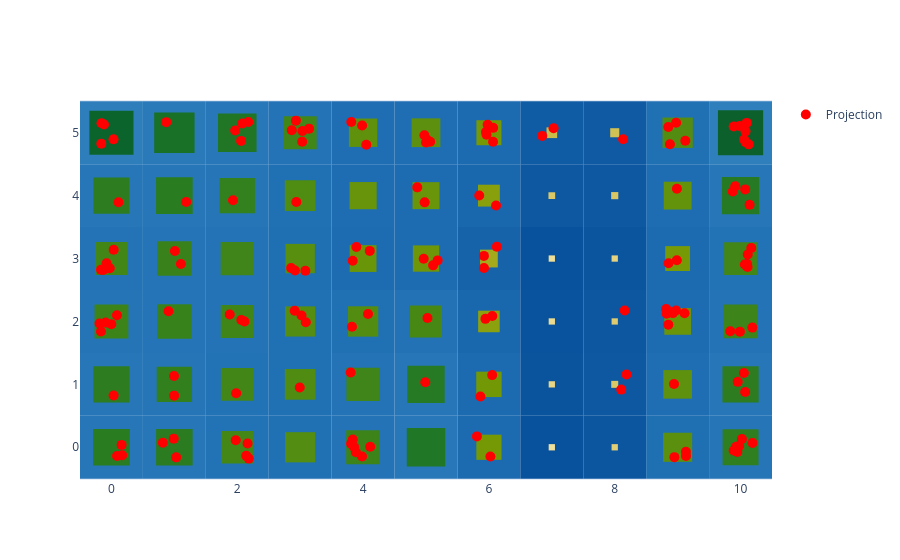

The cell this chart's notebook holds for it:
### Code cell
basin.pond() \
    .pad_layer() \
    .attraction_layer(X_scaled) \
    .visualize();

### Figure 1 — Plotly figure (JSON) as saved in the notebook; plotly's stock layout.template omitted (floating-point values rounded to 4 significant figures; data arrays with more than 128 entries replaced by an {"elided": "..."} marker saying what was removed)
{"data": [{"marker": {"color": "red", "size": 10, "symbol": "circle"}, "mode": "markers", "name": "Projection", "x": {"elided": "150 float values"}, "y": {"elided": "150 float values"}, "type": "scatter"}], "layout": {"shapes": [{"fillcolor": "rgb(38, 118, 184)", "layer": "between", "line": {"width": 0}, "type": "rect", "x0": -0.5, "x1": 0.5, "xref": "x", "y0": -0.5, "y1": 0.5, "yref": "y"}, {"fillcolor": "rgb(38, 118, 184)", "layer": "between", "line": {"width": 0}, "type": "rect", "x0": 0.5, "x1": 1.5, "xref": "x", "y0": -0.5, "y1": 0.5, "yref": "y"}, {"fillcolor": "rgb(34, 114, 182)", "layer": "between", "line": {"width": 0}, "type": "rect", "x0": 1.5, "x1": 2.5, "xref": "x", "y0": -0.5, "y1": 0.5, "yref": "y"}, {"fillcolor": "rgb(32, 112, 180)", "layer": "between", "line": {"width": 0}, "type": "rect", "x0": 2.5, "x1": 3.5, "xref": "x", "y0": -0.5, "y1": 0.5, "yref": "y"}, {"fillcolor": "rgb(35, 115, 182)", "layer": "between", "line": {"width": 0}, "type": "rect", "x0": 3.5, "x1": 4.5, "xref": "x", "y0": -0.5, "y1": 0.5, "yref": "y"}, {"fillcolor": "rgb(40, 120, 185)", "layer": "between", "line": {"width": 0}, "type": "rect", "x0": 4.5, "x1": 5.5, "xref": "x", "y0": -0.5, "y1": 0.5, "yref": "y"}, {"fillcolor": "rgb(28, 107, 176)", "layer": "between", "line": {"width": 0}, "type": "rect", "x0": 5.5, "x1": 6.5, "xref": "x", "y0": -0.5, "y1": 0.5, "yref": "y"}, {"fillcolor": "rgb(8, 81, 156)", "layer": "between", "line": {"width": 0}, "type": "rect", "x0": 6.5, "x1": 7.5, "xref": "x", "y0": -0.5, "y1": 0.5, "yref": "y"}, {"fillcolor": "rgb(12, 86, 160)", "layer": "between", "line": {"width": 0}, "type": "rect", "x0": 7.5, "x1": 8.5, "xref": "x", "y0": -0.5, "y1": 0.5, "yref": "y"}, {"fillcolor": "rgb(31, 111, 179)", "layer": "between", "line": {"width": 0}, "type": "rect", "x0": 8.5, "x1": 9.5, "xref": "x", "y0": -0.5, "y1": 0.5, "yref": "y"}, {"fillcolor": "rgb(38, 118, 183)", "layer": "between", "line": {"width": 0}, "type": "rect", "x0": 9.5, "x1": 10.5, "xref": "x", "y0": -0.5, "y1": 0.5, "yref": "y"}, {"fillcolor": "rgb(38, 118, 184)", "layer": "between", "line": {"width": 0}, "type": "rect", "x0": -0.5, "x1": 0.5, "xref": "x", "y0": 0.5, "y1": 1.5, "yref": "y"}, {"fillcolor": "rgb(37, 117, 183)", "layer": "between", "line": {"width": 0}, "type": "rect", "x0": 0.5, "x1": 1.5, "xref": "x", "y0": 0.5, "y1": 1.5, "yref": "y"}, {"fillcolor": "rgb(34, 114, 182)", "layer": "between", "line": {"width": 0}, "type": "rect", "x0": 1.5, "x1": 2.5, "xref": "x", "y0": 0.5, "y1": 1.5, "yref": "y"}, {"fillcolor": "rgb(32, 112, 180)", "layer": "between", "line": {"width": 0}, "type": "rect", "x0": 2.5, "x1": 3.5, "xref": "x", "y0": 0.5, "y1": 1.5, "yref": "y"}, {"fillcolor": "rgb(35, 115, 182)", "layer": "between", "line": {"width": 0}, "type": "rect", "x0": 3.5, "x1": 4.5, "xref": "x", "y0": 0.5, "y1": 1.5, "yref": "y"}, {"fillcolor": "rgb(39, 119, 184)", "layer": "between", "line": {"width": 0}, "type": "rect", "x0": 4.5, "x1": 5.5, "xref": "x", "y0": 0.5, "y1": 1.5, "yref": "y"}, {"fillcolor": "rgb(28, 107, 176)", "layer": "between", "line": {"width": 0}, "type": "rect", "x0": 5.5, "x1": 6.5, "xref": "x", "y0": 0.5, "y1": 1.5, "yref": "y"}, {"fillcolor": "rgb(10, 84, 158)", "layer": "between", "line": {"width": 0}, "type": "rect", "x0": 6.5, "x1": 7.5, "xref": "x", "y0": 0.5, "y1": 1.5, "yref": "y"}, {"fillcolor": "rgb(14, 88, 162)", "layer": "between", "line": {"width": 0}, "type": "rect", "x0": 7.5, "x1": 8.5, "xref": "x", "y0": 0.5, "y1": 1.5, "yref": "y"}, {"fillcolor": "rgb(31, 110, 179)", "layer": "between", "line": {"width": 0}, "type": "rect", "x0": 8.5, "x1": 9.5, "xref": "x", "y0": 0.5, "y1": 1.5, "yref": "y"}, {"fillcolor": "rgb(38, 118, 184)", "layer": "between", "line": {"width": 0}, "type": "rect", "x0": 9.5, "x1": 10.5, "xref": "x", "y0": 0.5, "y1": 1.5, "yref": "y"}, {"fillcolor": "rgb(36, 116, 182)", "layer": "between", "line": {"width": 0}, "type": "rect", "x0": -0.5, "x1": 0.5, "xref": "x", "y0": 1.5, "y1": 2.5, "yref": "y"}, {"fillcolor": "rgb(36, 116, 183)", "layer": "between", "line": {"width": 0}, "type": "rect", "x0": 0.5, "x1": 1.5, "xref": "x", "y0": 1.5, "y1": 2.5, "yref": "y"}, {"fillcolor": "rgb(35, 115, 182)", "layer": "between", "line": {"width": 0}, "type": "rect", "x0": 1.5, "x1": 2.5, "xref": "x", "y0": 1.5, "y1": 2.5, "yref": "y"}, {"fillcolor": "rgb(32, 112, 180)", "layer": "between", "line": {"width": 0}, "type": "rect", "x0": 2.5, "x1": 3.5, "xref": "x", "y0": 1.5, "y1": 2.5, "yref": "y"}, {"fillcolor": "rgb(32, 112, 180)", "layer": "between", "line": {"width": 0}, "type": "rect", "x0": 3.5, "x1": 4.5, "xref": "x", "y0": 1.5, "y1": 2.5, "yref": "y"}, {"fillcolor": "rgb(34, 114, 181)", "layer": "between", "line": {"width": 0}, "type": "rect", "x0": 4.5, "x1": 5.5, "xref": "x", "y0": 1.5, "y1": 2.5, "yref": "y"}, {"fillcolor": "rgb(25, 103, 173)", "layer": "between", "line": {"width": 0}, "type": "rect", "x0": 5.5, "x1": 6.5, "xref": "x", "y0": 1.5, "y1": 2.5, "yref": "y"}, {"fillcolor": "rgb(9, 82, 157)", "layer": "between", "line": {"width": 0}, "type": "rect", "x0": 6.5, "x1": 7.5, "xref": "x", "y0": 1.5, "y1": 2.5, "yref": "y"}, {"fillcolor": "rgb(12, 87, 160)", "layer": "between", "line": {"width": 0}, "type": "rect", "x0": 7.5, "x1": 8.5, "xref": "x", "y0": 1.5, "y1": 2.5, "yref": "y"}, {"fillcolor": "rgb(29, 108, 177)", "layer": "between", "line": {"width": 0}, "type": "rect", "x0": 8.5, "x1": 9.5, "xref": "x", "y0": 1.5, "y1": 2.5, "yref": "y"}, {"fillcolor": "rgb(35, 115, 182)", "layer": "between", "line": {"width": 0}, "type": "rect", "x0": 9.5, "x1": 10.5, "xref": "x", "y0": 1.5, "y1": 2.5, "yref": "y"}, {"fillcolor": "rgb(35, 115, 182)", "layer": "between", "line": {"width": 0}, "type": "rect", "x0": -0.5, "x1": 0.5, "xref": "x", "y0": 2.5, "y1": 3.5, "yref": "y"}, {"fillcolor": "rgb(36, 116, 183)", "layer": "between", "line": {"width": 0}, "type": "rect", "x0": 0.5, "x1": 1.5, "xref": "x", "y0": 2.5, "y1": 3.5, "yref": "y"}, {"fillcolor": "rgb(35, 115, 182)", "layer": "between", "line": {"width": 0}, "type": "rect", "x0": 1.5, "x1": 2.5, "xref": "x", "y0": 2.5, "y1": 3.5, "yref": "y"}, {"fillcolor": "rgb(31, 111, 179)", "layer": "between", "line": {"width": 0}, "type": "rect", "x0": 2.5, "x1": 3.5, "xref": "x", "y0": 2.5, "y1": 3.5, "yref": "y"}, {"fillcolor": "rgb(29, 108, 177)", "layer": "between", "line": {"width": 0}, "type": "rect", "x0": 3.5, "x1": 4.5, "xref": "x", "y0": 2.5, "y1": 3.5, "yref": "y"}, {"fillcolor": "rgb(29, 108, 177)", "layer": "between", "line": {"width": 0}, "type": "rect", "x0": 4.5, "x1": 5.5, "xref": "x", "y0": 2.5, "y1": 3.5, "yref": "y"}, {"fillcolor": "rgb(22, 99, 170)", "layer": "between", "line": {"width": 0}, "type": "rect", "x0": 5.5, "x1": 6.5, "xref": "x", "y0": 2.5, "y1": 3.5, "yref": "y"}, {"fillcolor": "rgb(8, 81, 156)", "layer": "between", "line": {"width": 0}, "type": "rect", "x0": 6.5, "x1": 7.5, "xref": "x", "y0": 2.5, "y1": 3.5, "yref": "y"}, {"fillcolor": "rgb(11, 85, 159)", "layer": "between", "line": {"width": 0}, "type": "rect", "x0": 7.5, "x1": 8.5, "xref": "x", "y0": 2.5, "y1": 3.5, "yref": "y"}, {"fillcolor": "rgb(28, 106, 176)", "layer": "between", "line": {"width": 0}, "type": "rect", "x0": 8.5, "x1": 9.5, "xref": "x", "y0": 2.5, "y1": 3.5, "yref": "y"}, {"fillcolor": "rgb(34, 114, 182)", "layer": "between", "line": {"width": 0}, "type": "rect", "x0": 9.5, "x1": 10.5, "xref": "x", "y0": 2.5, "y1": 3.5, "yref": "y"}, {"fillcolor": "rgb(38, 118, 184)", "layer": "between", "line": {"width": 0}, "type": "rect", "x0": -0.5, "x1": 0.5, "xref": "x", "y0": 3.5, "y1": 4.5, "yref": "y"}, {"fillcolor": "rgb(38, 118, 184)", "layer": "between", "line": {"width": 0}, "type": "rect", "x0": 0.5, "x1": 1.5, "xref": "x", "y0": 3.5, "y1": 4.5, "yref": "y"}, {"fillcolor": "rgb(37, 117, 183)", "layer": "between", "line": {"width": 0}, "type": "rect", "x0": 1.5, "x1": 2.5, "xref": "x", "y0": 3.5, "y1": 4.5, "yref": "y"}, {"fillcolor": "rgb(32, 112, 180)", "layer": "between", "line": {"width": 0}, "type": "rect", "x0": 2.5, "x1": 3.5, "xref": "x", "y0": 3.5, "y1": 4.5, "yref": "y"}, {"fillcolor": "rgb(30, 109, 178)", "layer": "between", "line": {"width": 0}, "type": "rect", "x0": 3.5, "x1": 4.5, "xref": "x", "y0": 3.5, "y1": 4.5, "yref": "y"}, {"fillcolor": "rgb(29, 108, 177)", "layer": "between", "line": {"width": 0}, "type": "rect", "x0": 4.5, "x1": 5.5, "xref": "x", "y0": 3.5, "y1": 4.5, "yref": "y"}, {"fillcolor": "rgb(25, 103, 173)", "layer": "between", "line": {"width": 0}, "type": "rect", "x0": 5.5, "x1": 6.5, "xref": "x", "y0": 3.5, "y1": 4.5, "yref": "y"}, {"fillcolor": "rgb(13, 88, 161)", "layer": "between", "line": {"width": 0}, "type": "rect", "x0": 6.5, "x1": 7.5, "xref": "x", "y0": 3.5, "y1": 4.5, "yref": "y"}, {"fillcolor": "rgb(14, 88, 162)", "layer": "between", "line": {"width": 0}, "type": "rect", "x0": 7.5, "x1": 8.5, "xref": "x", "y0": 3.5, "y1": 4.5, "yref": "y"}, {"fillcolor": "rgb(30, 109, 178)", "layer": "between", "line": {"width": 0}, "type": "rect", "x0": 8.5, "x1": 9.5, "xref": "x", "y0": 3.5, "y1": 4.5, "yref": "y"}, {"fillcolor": "rgb(39, 119, 184)", "layer": "between", "line": {"width": 0}, "type": "rect", "x0": 9.5, "x1": 10.5, "xref": "x", "y0": 3.5, "y1": 4.5, "yref": "y"}, {"fillcolor": "rgb(46, 126, 188)", "layer": "between", "line": {"width": 0}, "type": "rect", "x0": -0.5, "x1": 0.5, "xref": "x", "y0": 4.5, "y1": 5.5, "yref": "y"}, {"fillcolor": "rgb(42, 122, 186)", "layer": "between", "line": {"width": 0}, "type": "rect", "x0": 0.5, "x1": 1.5, "xref": "x", "y0": 4.5, "y1": 5.5, "yref": "y"}, {"fillcolor": "rgb(40, 120, 185)", "layer": "between", "line": {"width": 0}, "type": "rect", "x0": 1.5, "x1": 2.5, "xref": "x", "y0": 4.5, "y1": 5.5, "yref": "y"}, {"fillcolor": "rgb(35, 115, 182)", "layer": "between", "line": {"width": 0}, "type": "rect", "x0": 2.5, "x1": 3.5, "xref": "x", "y0": 4.5, "y1": 5.5, "yref": "y"}, {"fillcolor": "rgb(31, 110, 179)", "layer": "between", "line": {"width": 0}, "type": "rect", "x0": 3.5, "x1": 4.5, "xref": "x", "y0": 4.5, "y1": 5.5, "yref": "y"}, {"fillcolor": "rgb(31, 110, 179)", "layer": "between", "line": {"width": 0}, "type": "rect", "x0": 4.5, "x1": 5.5, "xref": "x", "y0": 4.5, "y1": 5.5, "yref": "y"}, {"fillcolor": "rgb(28, 106, 176)", "layer": "between", "line": {"width": 0}, "type": "rect", "x0": 5.5, "x1": 6.5, "xref": "x", "y0": 4.5, "y1": 5.5, "yref": "y"}, {"fillcolor": "rgb(16, 92, 164)", "layer": "between", "line": {"width": 0}, "type": "rect", "x0": 6.5, "x1": 7.5, "xref": "x", "y0": 4.5, "y1": 5.5, "yref": "y"}, {"fillcolor": "rgb(15, 90, 163)", "layer": "between", "line": {"width": 0}, "type": "rect", "x0": 7.5, "x1": 8.5, "xref": "x", "y0": 4.5, "y1": 5.5, "yref": "y"}, {"fillcolor": "rgb(32, 112, 180)", "layer": "between", "line": {"width": 0}, "type": "rect", "x0": 8.5, "x1": 9.5, "xref": "x", "y0": 4.5, "y1": 5.5, "yref": "y"}, {"fillcolor": "rgb(47, 127, 188)", "layer": "between", "line": {"width": 0}, "type": "rect", "x0": 9.5, "x1": 10.5, "xref": "x", "y0": 4.5, "y1": 5.5, "yref": "y"}, {"fillcolor": "rgb(42, 124, 33)", "layer": "between", "line": {"width": 0}, "type": "rect", "x0": -0.2916, "x1": 0.2916, "xref": "x", "y0": -0.2916, "y1": 0.2916, "yref": "y"}, {"fillcolor": "rgb(43, 124, 33)", "layer": "between", "line": {"width": 0}, "type": "rect", "x0": 0.7094, "x1": 1.291, "xref": "x", "y0": -0.2906, "y1": 0.2906, "yref": "y"}, {"fillcolor": "rgb(68, 135, 23)", "layer": "between", "line": {"width": 0}, "type": "rect", "x0": 1.742, "x1": 2.258, "xref": "x", "y0": -0.2583, "y1": 0.2583, "yref": "y"}, {"fillcolor": "rgb(83, 141, 17)", "layer": "between", "line": {"width": 0}, "type": "rect", "x0": 2.76, "x1": 3.24, "xref": "x", "y0": -0.2402, "y1": 0.2402, "yref": "y"}, {"fillcolor": "rgb(60, 132, 26)", "layer": "between", "line": {"width": 0}, "type": "rect", "x0": 3.731, "x1": 4.269, "xref": "x", "y0": -0.2686, "y1": 0.2686, "yref": "y"}, {"fillcolor": "rgb(32, 119, 37)", "layer": "between", "line": {"width": 0}, "type": "rect", "x0": 4.694, "x1": 5.306, "xref": "x", "y0": -0.3058, "y1": 0.3058, "yref": "y"}, {"fillcolor": "rgb(116, 153, 5)", "layer": "between", "line": {"width": 0}, "type": "rect", "x0": 5.8, "x1": 6.2, "xref": "x", "y0": -0.2001, "y1": 0.2001, "yref": "y"}, {"fillcolor": "rgb(239, 225, 156)", "layer": "between", "line": {"width": 0}, "type": "rect", "x0": 6.95, "x1": 7.05, "xref": "x", "y0": -0.05, "y1": 0.05, "yref": "y"}, {"fillcolor": "rgb(225, 207, 118)", "layer": "between", "line": {"width": 0}, "type": "rect", "x0": 7.95, "x1": 8.05, "xref": "x", "y0": -0.05, "y1": 0.05, "yref": "y"}, {"fillcolor": "rgb(90, 144, 14)", "layer": "between", "line": {"width": 0}, "type": "rect", "x0": 8.769, "x1": 9.231, "xref": "x", "y0": -0.2312, "y1": 0.2312, "yref": "y"}, {"fillcolor": "rgb(47, 126, 31)", "layer": "between", "line": {"width": 0}, "type": "rect", "x0": 9.715, "x1": 10.29, "xref": "x", "y0": -0.2855, "y1": 0.2855, "yref": "y"}, {"fillcolor": "rgb(45, 125, 32)", "layer": "between", "line": {"width": 0}, "type": "rect", "x0": -0.2872, "x1": 0.2872, "xref": "x", "y0": 0.7128, "y1": 1.287, "yref": "y"}, {"fillcolor": "rgb(50, 127, 30)", "layer": "between", "line": {"width": 0}, "type": "rect", "x0": 0.7191, "x1": 1.281, "xref": "x", "y0": 0.7191, "y1": 1.281, "yref": "y"}, {"fillcolor": "rgb(66, 134, 24)", "layer": "between", "line": {"width": 0}, "type": "rect", "x0": 1.739, "x1": 2.261, "xref": "x", "y0": 0.739, "y1": 1.261, "yref": "y"}, {"fillcolor": "rgb(80, 140, 18)", "layer": "between", "line": {"width": 0}, "type": "rect", "x0": 2.756, "x1": 3.244, "xref": "x", "y0": 0.756, "y1": 1.244, "yref": "y"}, {"fillcolor": "rgb(63, 133, 25)", "layer": "between", "line": {"width": 0}, "type": "rect", "x0": 3.734, "x1": 4.266, "xref": "x", "y0": 0.7345, "y1": 1.266, "yref": "y"}, {"fillcolor": "rgb(38, 122, 35)", "layer": "between", "line": {"width": 0}, "type": "rect", "x0": 4.703, "x1": 5.297, "xref": "x", "y0": 0.7032, "y1": 1.297, "yref": "y"}, {"fillcolor": "rgb(114, 152, 6)", "layer": "between", "line": {"width": 0}, "type": "rect", "x0": 5.798, "x1": 6.202, "xref": "x", "y0": 0.7981, "y1": 1.202, "yref": "y"}, {"fillcolor": "rgb(231, 214, 133)", "layer": "between", "line": {"width": 0}, "type": "rect", "x0": 6.95, "x1": 7.05, "xref": "x", "y0": 0.95, "y1": 1.05, "yref": "y"}, {"fillcolor": "rgb(218, 199, 101)", "layer": "between", "line": {"width": 0}, "type": "rect", "x0": 7.944, "x1": 8.056, "xref": "x", "y0": 0.9444, "y1": 1.056, "yref": "y"}, {"fillcolor": "rgb(94, 145, 13)", "layer": "between", "line": {"width": 0}, "type": "rect", "x0": 8.773, "x1": 9.227, "xref": "x", "y0": 0.7728, "y1": 1.227, "yref": "y"}, {"fillcolor": "rgb(45, 125, 32)", "layer": "between", "line": {"width": 0}, "type": "rect", "x0": 9.712, "x1": 10.29, "xref": "x", "y0": 0.7124, "y1": 1.288, "yref": "y"}, {"fillcolor": "rgb(60, 132, 26)", "layer": "between", "line": {"width": 0}, "type": "rect", "x0": -0.269, "x1": 0.269, "xref": "x", "y0": 1.731, "y1": 2.269, "yref": "y"}, {"fillcolor": "rgb(56, 130, 28)", "layer": "between", "line": {"width": 0}, "type": "rect", "x0": 0.7257, "x1": 1.274, "xref": "x", "y0": 1.726, "y1": 2.274, "yref": "y"}, {"fillcolor": "rgb(64, 133, 24)", "layer": "between", "line": {"width": 0}, "type": "rect", "x0": 1.737, "x1": 2.263, "xref": "x", "y0": 1.737, "y1": 2.263, "yref": "y"}, {"fillcolor": "rgb(83, 141, 17)", "layer": "between", "line": {"width": 0}, "type": "rect", "x0": 2.76, "x1": 3.24, "xref": "x", "y0": 1.76, "y1": 2.24, "yref": "y"}, {"fillcolor": "rgb(82, 141, 17)", "layer": "between", "line": {"width": 0}, "type": "rect", "x0": 3.759, "x1": 4.241, "xref": "x", "y0": 1.759, "y1": 2.241, "yref": "y"}, {"fillcolor": "rgb(71, 136, 21)", "layer": "between", "line": {"width": 0}, "type": "rect", "x0": 4.745, "x1": 5.255, "xref": "x", "y0": 1.745, "y1": 2.255, "yref": "y"}, {"fillcolor": "rgb(140, 161, 14)", "layer": "between", "line": {"width": 0}, "type": "rect", "x0": 5.829, "x1": 6.171, "xref": "x", "y0": 1.829, "y1": 2.171, "yref": "y"}, {"fillcolor": "rgb(235, 219, 144)", "layer": "between", "line": {"width": 0}, "type": "rect", "x0": 6.95, "x1": 7.05, "xref": "x", "y0": 1.95, "y1": 2.05, "yref": "y"}, {"fillcolor": "rgb(223, 204, 112)", "layer": "between", "line": {"width": 0}, "type": "rect", "x0": 7.95, "x1": 8.05, "xref": "x", "y0": 1.95, "y1": 2.05, "yref": "y"}, {"fillcolor": "rgb(106, 149, 9)", "layer": "between", "line": {"width": 0}, "type": "rect", "x0": 8.788, "x1": 9.212, "xref": "x", "y0": 1.788, "y1": 2.212, "yref": "y"}, {"fillcolor": "rgb(61, 132, 26)", "layer": "between", "line": {"width": 0}, "type": "rect", "x0": 9.732, "x1": 10.27, "xref": "x", "y0": 1.732, "y1": 2.268, "yref": "y"}, {"fillcolor": "rgb(66, 134, 24)", "layer": "between", "line": {"width": 0}, "type": "rect", "x0": -0.2616, "x1": 0.2616, "xref": "x", "y0": 2.738, "y1": 3.262, "yref": "y"}, {"fillcolor": "rgb(57, 130, 27)", "layer": "between", "line": {"width": 0}, "type": "rect", "x0": 0.7269, "x1": 1.273, "xref": "x", "y0": 2.727, "y1": 3.273, "yref": "y"}, {"fillcolor": "rgb(64, 133, 25)", "layer": "between", "line": {"width": 0}, "type": "rect", "x0": 1.736, "x1": 2.264, "xref": "x", "y0": 2.736, "y1": 3.264, "yref": "y"}, {"fillcolor": "rgb(89, 143, 15)", "layer": "between", "line": {"width": 0}, "type": "rect", "x0": 2.767, "x1": 3.233, "xref": "x", "y0": 2.767, "y1": 3.233, "yref": "y"}, {"fillcolor": "rgb(105, 149, 9)", "layer": "between", "line": {"width": 0}, "type": "rect", "x0": 3.787, "x1": 4.213, "xref": "x", "y0": 2.787, "y1": 3.213, "yref": "y"}, {"fillcolor": "rgb(109, 150, 8)", "layer": "between", "line": {"width": 0}, "type": "rect", "x0": 4.791, "x1": 5.209, "xref": "x", "y0": 2.791, "y1": 3.209, "yref": "y"}, {"fillcolor": "rgb(164, 170, 28)", "layer": "between", "line": {"width": 0}, "type": "rect", "x0": 5.859, "x1": 6.141, "xref": "x", "y0": 2.859, "y1": 3.141, "yref": "y"}, {"fillcolor": "rgb(238, 223, 152)", "layer": "between", "line": {"width": 0}, "type": "rect", "x0": 6.95, "x1": 7.05, "xref": "x", "y0": 2.95, "y1": 3.05, "yref": "y"}, {"fillcolor": "rgb(229, 211, 128)", "layer": "between", "line": {"width": 0}, "type": "rect", "x0": 7.95, "x1": 8.05, "xref": "x", "y0": 2.95, "y1": 3.05, "yref": "y"}, {"fillcolor": "rgb(118, 154, 6)", "layer": "between", "line": {"width": 0}, "type": "rect", "x0": 8.802, "x1": 9.198, "xref": "x", "y0": 2.802, "y1": 3.198, "yref": "y"}, {"fillcolor": "rgb(66, 134, 23)", "layer": "between", "line": {"width": 0}, "type": "rect", "x0": 9.739, "x1": 10.26, "xref": "x", "y0": 2.739, "y1": 3.261, "yref": "y"}, {"fillcolor": "rgb(45, 125, 32)", "layer": "between", "line": {"width": 0}, "type": "rect", "x0": -0.2869, "x1": 0.2869, "xref": "x", "y0": 3.713, "y1": 4.287, "yref": "y"}, {"fillcolor": "rgb(42, 124, 33)", "layer": "between", "line": {"width": 0}, "type": "rect", "x0": 0.7089, "x1": 1.291, "xref": "x", "y0": 3.709, "y1": 4.291, "yref": "y"}, {"fillcolor": "rgb(51, 128, 30)", "layer": "between", "line": {"width": 0}, "type": "rect", "x0": 1.72, "x1": 2.28, "xref": "x", "y0": 3.72, "y1": 4.28, "yref": "y"}, {"fillcolor": "rgb(79, 140, 18)", "layer": "between", "line": {"width": 0}, "type": "rect", "x0": 2.755, "x1": 3.245, "xref": "x", "y0": 3.755, "y1": 4.245, "yref": "y"}, {"fillcolor": "rgb(103, 148, 10)", "layer": "between", "line": {"width": 0}, "type": "rect", "x0": 3.784, "x1": 4.216, "xref": "x", "y0": 3.784, "y1": 4.216, "yref": "y"}, {"fillcolor": "rgb(104, 149, 9)", "layer": "between", "line": {"width": 0}, "type": "rect", "x0": 4.786, "x1": 5.214, "xref": "x", "y0": 3.786, "y1": 4.214, "yref": "y"}, {"fillcolor": "rgb(137, 160, 13)", "layer": "between", "line": {"width": 0}, "type": "rect", "x0": 5.826, "x1": 6.174, "xref": "x", "y0": 3.826, "y1": 4.174, "yref": "y"}, {"fillcolor": "rgb(219, 200, 103)", "layer": "between", "line": {"width": 0}, "type": "rect", "x0": 6.946, "x1": 7.054, "xref": "x", "y0": 3.946, "y1": 4.054, "yref": "y"}, {"fillcolor": "rgb(217, 198, 100)", "layer": "between", "line": {"width": 0}, "type": "rect", "x0": 7.943, "x1": 8.057, "xref": "x", "y0": 3.943, "y1": 4.057, "yref": "y"}, {"fillcolor": "rgb(99, 147, 11)", "layer": "between", "line": {"width": 0}, "type": "rect", "x0": 8.779, "x1": 9.221, "xref": "x", "y0": 3.779, "y1": 4.221, "yref": "y"}, {"fillcolor": "rgb(38, 122, 35)", "layer": "between", "line": {"width": 0}, "type": "rect", "x0": 9.704, "x1": 10.3, "xref": "x", "y0": 3.704, "y1": 4.296, "yref": "y"}, {"fillcolor": "rgb(11, 100, 44)", "layer": "between", "line": {"width": 0}, "type": "rect", "x0": -0.3504, "x1": 0.3504, "xref": "x", "y0": 4.65, "y1": 5.35, "yref": "y"}, {"fillcolor": "rgb(25, 112, 39)", "layer": "between", "line": {"width": 0}, "type": "rect", "x0": 0.679, "x1": 1.321, "xref": "x", "y0": 4.679, "y1": 5.321, "yref": "y"}, {"fillcolor": "rgb(32, 118, 37)", "layer": "between", "line": {"width": 0}, "type": "rect", "x0": 1.694, "x1": 2.306, "xref": "x", "y0": 4.694, "y1": 5.306, "yref": "y"}, {"fillcolor": "rgb(65, 134, 24)", "layer": "between", "line": {"width": 0}, "type": "rect", "x0": 2.738, "x1": 3.262, "xref": "x", "y0": 4.738, "y1": 5.262, "yref": "y"}, {"fillcolor": "rgb(95, 145, 13)", "layer": "between", "line": {"width": 0}, "type": "rect", "x0": 3.774, "x1": 4.226, "xref": "x", "y0": 4.774, "y1": 5.226, "yref": "y"}, {"fillcolor": "rgb(93, 144, 14)", "layer": "between", "line": {"width": 0}, "type": "rect", "x0": 4.772, "x1": 5.228, "xref": "x", "y0": 4.772, "y1": 5.228, "yref": "y"}, {"fillcolor": "rgb(117, 153, 5)", "layer": "between", "line": {"width": 0}, "type": "rect", "x0": 5.801, "x1": 6.199, "xref": "x", "y0": 4.801, "y1": 5.199, "yref": "y"}, {"fillcolor": "rgb(202, 188, 73)", "layer": "between", "line": {"width": 0}, "type": "rect", "x0": 6.915, "x1": 7.085, "xref": "x", "y0": 4.915, "y1": 5.085, "yref": "y"}, {"fillcolor": "rgb(209, 193, 85)", "layer": "between", "line": {"width": 0}, "type": "rect", "x0": 7.928, "x1": 8.072, "xref": "x", "y0": 4.928, "y1": 5.072, "yref": "y"}, {"fillcolor": "rgb(82, 141, 17)", "layer": "between", "line": {"width": 0}, "type": "rect", "x0": 8.759, "x1": 9.241, "xref": "x", "y0": 4.759, "y1": 5.241, "yref": "y"}, {"fillcolor": "rgb(12, 96, 44)", "layer": "between", "line": {"width": 0}, "type": "rect", "x0": 9.641, "x1": 10.36, "xref": "x", "y0": 4.641, "y1": 5.359, "yref": "y"}], "xaxis": {"range": [-0.5, 10.5], "scaleanchor": "y", "constrain": "domain", "zeroline": false, "showgrid": false}, "yaxis": {"range": [-0.5, 5.5], "zeroline": false, "showgrid": false}, "autosize": true, "showlegend": true}}
